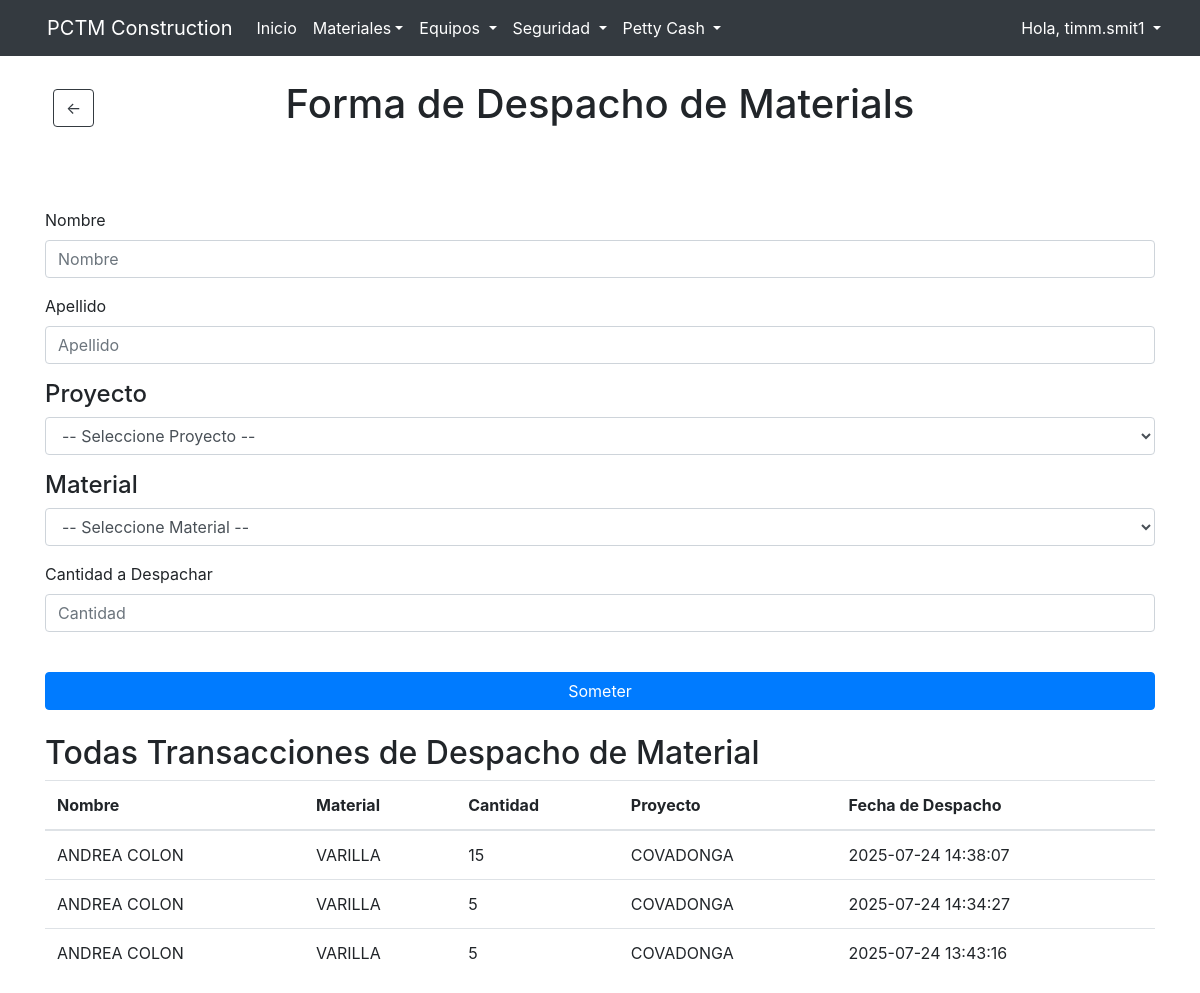
Screenshot of /materials/disp (signed in) with the database file from the repository.
### website/models.py (models this page shows)
class User(db.Model, UserMixin):
    id = db.Column(db.Integer, primary_key=True)
    email = db.Column(db.String(150), unique = True)
    username = db.Column(db.String(10), unique = True)
    password = db.Column(db.String(150))
    first_name = db.Column(db.String(150))
    last_name = db.Column(db.String(150))
    group = db.Column(db.String(50), default='standard')

class MaterialsDisp(db.Model):
    id = db.Column(db.Integer, primary_key = True)
    firstname = db.Column(db.String(50))
    lastname = db.Column(db.String(50))
    project_id = db.Column(db.Integer, db.ForeignKey('projects.id'), nullable=False)
    project = db.relationship('Projects', backref='materialdispatch')
    date = db.Column(db.DateTime(timezone=True), default=func.now())
    materialID = db.Column(db.Integer, db.ForeignKey('materials.id'), nullable=False)
    material = db.relationship('Materials', backref='materialdispatch')
    disp_qty = db.Column(db.Integer)
    user_id = db.Column(db.Integer, db.ForeignKey('user.id'))
    user = db.relationship('User', foreign_keys=[user_id], backref='materialdispatch')

class Materials(db.Model):
    id = db.Column(db.Integer, primary_key = True)
    material_name = db.Column(db.String(50))
    dimensions = db.Column(db.String(50))
    qty = db.Column(db.Integer)
    unit = db.Column(db.String(10))
    loc = db.Column(db.String(30))
    replenished_date = db.Column(db.DateTime(timezone=True), nullable=True)
    user_id = db.Column(db.Integer, db.ForeignKey('user.id'))
    user = db.relationship('User', foreign_keys=[user_id], backref='materials')

class Projects(db.Model):
    id = db.Column(db.Integer, primary_key=True)
    project= db.Column(db.String(100), nullable = False)
    jobnumber = db.Column(db.String(10))
    engineer = db.Column(db.String(150))
    email=db.Column(db.String(150))

### website/views.py (the view, shortened to what this page needs)
@views.route('/materials/disp', methods=['GET', 'POST'])
@login_required
def material_dispatch():
    all_mat_disp = MaterialsDisp.query.order_by(MaterialsDisp.date.desc()).all()
    all_projects=Projects.query.all()
    all_materials = Materials.query.all()
    return render_template("material_dispatch.html", user = current_user, all_mat_disp=all_mat_disp, all_materials=all_materials, all_projects=all_projects)

### website/templates/material_dispatch.html (shortened to what this page needs)
{% extends "base.html"%} {% block title %}Equipment: Dispatch{% endblock %} {% block content
    %}
    <br />
    <div class="mb-4">
        <div class="position-relative" style="height: 56px;">
          <a href="#"
             onclick="history.go(-1)"
             class="btn btn-outline-dark position-absolute"
             style="top: 50%; left: 0; transform: translateY(-50%); margin-left: 8px;">
            &#8592;
          </a>
          <h1 class="mb-0 position-absolute w-100 text-center"
              style="pointer-events: none;" >
            Forma de Despacho de Materials
          </h1>
        </div>
    </div>
    <br />
    <form method="POST">
      <div class="form-group">
        <label for="FirstName"> Nombre </label>
        <input
          type="text"
          class="form-control"
          id="FirstName"
          name="FirstName"
          placeholder="Nombre"
        />
      </div>
      <div class="form-group">
        <label for="LastName"> Apellido </label>
        <input
          type="text"
          class="form-control"
          id="LastName"
          name="LastName"
          placeholder="Apellido"
        />
      </div>
      <div class="form-group">
        <label for="ProjectID" class="h4"> Proyecto</label>
        <select name="ProjectID" id="ProjectID" class="form-control" required>
          <option value="" disabled selected>-- Seleccione Proyecto --</option>
        </select>
      </div>
      <div class="form-group">
        <label for="MaterialID" class="h4"> Material</label>
        <select name="MaterialID" id="MaterialID" class="form-control" required>
            <option value="" disabled selected>-- Seleccione Material --</option>
           </select>
       </div>
       <div class="form-group">
        <label for="DispQuantity"> Cantidad a Despachar </label>
        <input
          type="number"
          class="form-control"
          id="DispQuantity"
          name="DispQuantity"
          placeholder="Cantidad"
        />
      </div>
      <br />
      <button type="submit" class="btn btn-primary btn-block"> Someter</button>
    </form>
    <br/>
    <h2>Todas Transacciones de Despacho de Material</h2>
    <table class="table table-stripped">
        <thead>
            <tr>
                <th>Nombre</th>
                <th>Material</th>
                <th>Cantidad</th>
                <th>Proyecto</th>
                <th>Fecha de Despacho</th>
            </tr>
        </thead>
        <tbody>
            {% for disp in all_mat_disp %}
            <tr>
                <td>{{ disp.firstname }} {{disp.lastname}}</td>
                <td>{{ disp.material.material_name }}</td>
                <td>{{ disp.disp_qty }}</td>
                <td>{{ disp.project.project }}</td>
                <td>{{ disp.date }}</td>
            </tr>
            {% endfor %}
        </tbody>
    </table>
    {% endblock %}

### website/templates/base.html (shortened to what this page needs)
<!DOCTYPE html>
<html>
  <head>
    <link
      rel="stylesheet"
      href="https://stackpath.bootstrapcdn.com/bootstrap/4.4.1/css/bootstrap.min.css"
    />
    <link
      rel="stylesheet"
      href="https://stackpath.bootstrapcdn.com/font-awesome/4.7.0/css/font-awesome.min.css"
    />
    <link rel="stylesheet" href="https://cdn.jsdelivr.net/npm/bootstrap-icons@1.11.3/font/bootstrap-icons.min.css">
    <link rel="stylesheet" href="https://stackpath.bootstrapcdn.com/bootstrap/4.5.2/css/bootstrap.min.css">
  </head>
  <body>
    <nav class="navbar navbar-expand-lg navbar-dark bg-dark">
      <div class="container-fluid">
        <div class="d-flex align-items-center">
          <a class="navbar-brand me-2" href="#">PCTM Construction</a>
        </div>
        <div class="collapse navbar-collapse " id="navbar">
          <ul class="navbar-nav w-100 d-flex flex-column flex-lg-row">
            {% if user.is_authenticated %}
            <li class="nav-item">
              <a class="nav-link text-white" id="home" href="/">Inicio</a>
            </li>
            <li class="nav-item dropdown">
              <a class="nav-link dropdown-toggle text-white" id="navbarDropdown" href="#" role="button" data-toggle="dropdown" aria-haspopup="true" aria-expanded="false">Materiales</a>
            </li>
            <li class="nav-item dropdown">
              <a class="nav-link dropdown-toggle text-white" href="#" id="navbarDropdown" role="button" data-toggle="dropdown" aria-haspopup="true" aria-expanded="false">
                Equipos
              </a>
            </li>
            <li class="nav-item dropdown">
              <a class="nav-link dropdown-toggle text-white" href="#" id="navbarDropdown" role="button" data-toggle="dropdown" aria-haspopup="true" aria-expanded="false">
                Seguridad
              </a>
            </li>
            <li class="nav-item dropdown">
              <a class="nav-link dropdown-toggle text-white" href="#" id="navbarDropdown" role="button" data-toggle="dropdown" aria-haspopup="true" aria-expanded="false">
                Petty Cash
              </a>
            </li>
            {% endif %}
          </ul>
          <ul class="navbar-nav ms-auto">
            {% if user.is_authenticated %}
            <li class="nav-item dropdown">
              <a class="nav-link dropdown-toggle text-white" href="#" id="navbarDropdown" role="button" data-toggle="dropdown" aria-haspopup="true" aria-expanded="false">
                Hola, {{ user.username }}
              </a>
            </li>
            {% endif %}
          </ul>
        </div>
      </div>
    </nav>
    <div class="container">{% block content %} {% endblock %}</div>
  </body>
</html>

### rows the page displays
User: username "timm.smit1"
MaterialsDisp: firstname "ANDREA", lastname "COLON", material.material_name "VARILLA", disp_qty "15", project.project "COVADONGA", date "2025-07-24 14:38:07"
MaterialsDisp: firstname "ANDREA", lastname "COLON", material.material_name "VARILLA", disp_qty "5", project.project "COVADONGA", date "2025-07-24 14:34:27"
MaterialsDisp: firstname "ANDREA", lastname "COLON", material.material_name "VARILLA", disp_qty "5", project.project "COVADONGA", date "2025-07-24 13:43:16"
